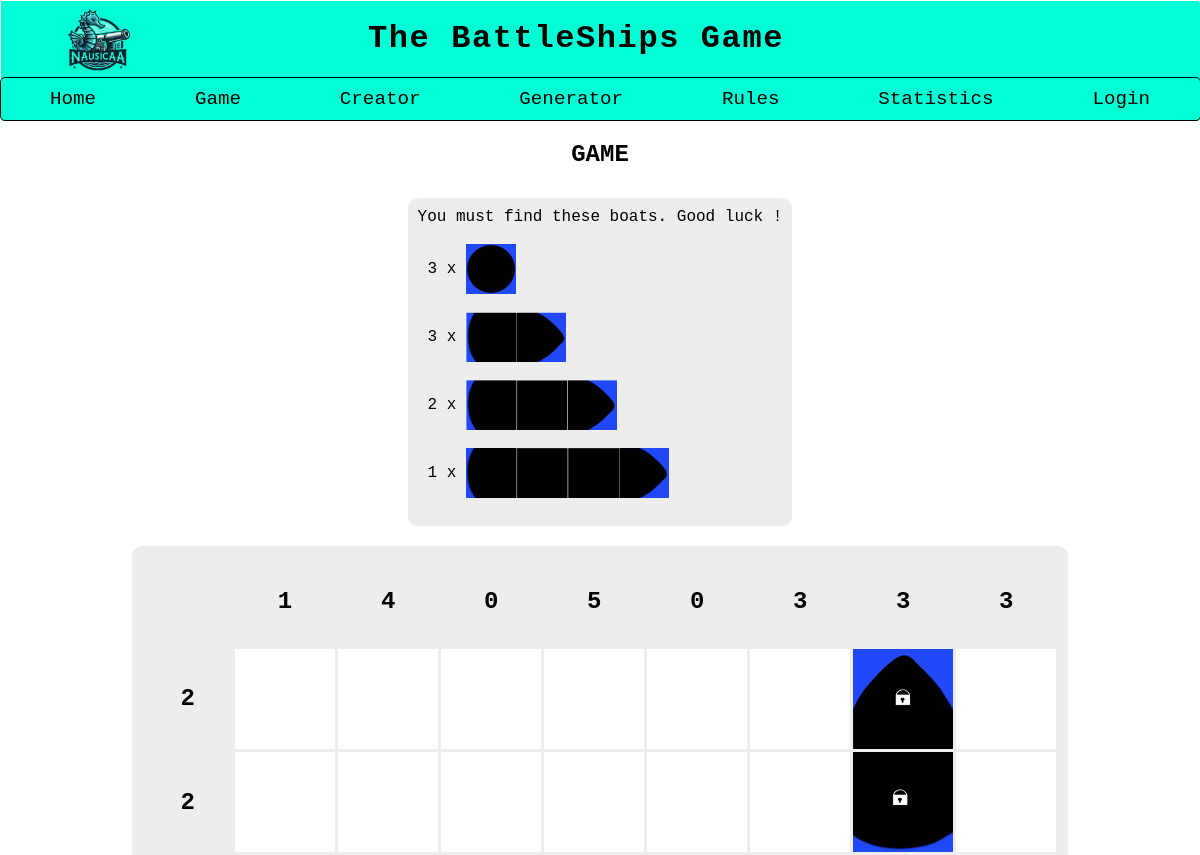
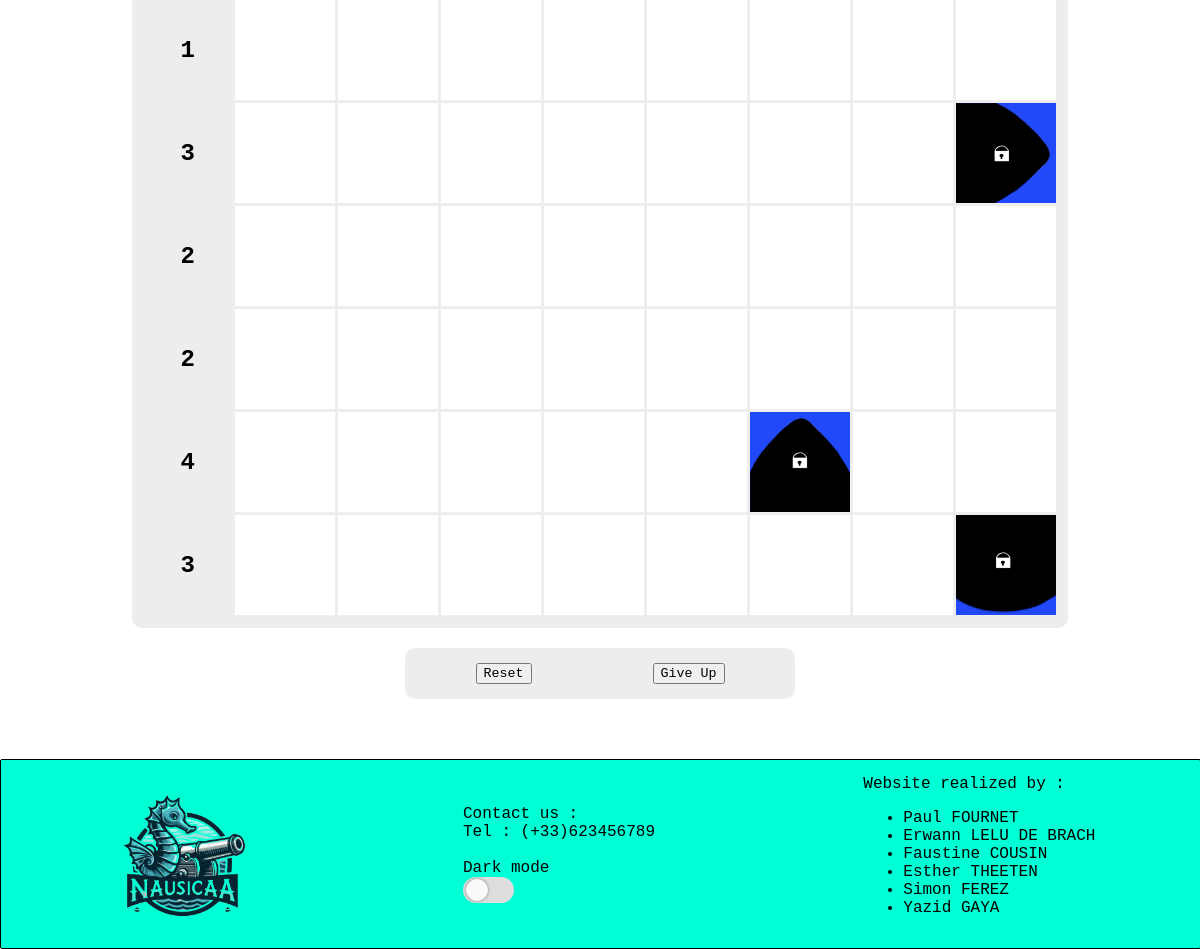
/page/game.php?dif=1, run on the app's committed database (2 pictures, top to bottom).
### tables this page shows
CREATE TABLE `maps` (
  `Id` int(11) NOT NULL,
  `Difficulty` int(11) NOT NULL,
  `Size` int(11) NOT NULL,
  `HorizontalValues` char(255) NOT NULL,
  `VerticalValues` char(255) NOT NULL,
  `Field` text NOT NULL,
  `Author` char(255) NOT NULL,
  `BestTime` int(11) NOT NULL,
  `BestTimeAuthor` char(255) NOT NULL,
  `PlayedTime` int(11) NOT NULL DEFAULT '0',
  `NBoat1` int(11) NOT NULL,
  `NBoat2` int(11) NOT NULL,
  `NBoat3` int(11) NOT NULL,
  `NBoat4` int(11) NOT NULL,
  `NBoat5` int(11) NOT NULL
);

### page/game.php (the view, shortened to what this page needs)
<!DOCTYPE html>
<html lang="en">
<head>
    <link rel="stylesheet" href="../style/style.css">
</head>
<?php
    require("../pageparts/nav.php");
?>
<body>
    <h2>GAME</h2>
    <?php
        if((empty($_GET["dif"]) && empty($_SESSION["mapId"])) || (!empty($_SESSION["mapId"]) && empty($_GET["time"]) ))
            echo"<div class='contentpage'>
                    <form method='post' action='gameform.php'>
                        <legend>Do you want your game to be timed ?</legend>
                        <input type='radio' name='chronochoice' value='yes' checked>Yes</input>
                        <input type='radio' name='chronochoice' value='no'>No</input>
                        <br><br>
                        <legend>Choose your level of difficulty</legend>
                        <input type='radio' name='difficulty' value='easy' checked>Easy</input>
                        <input type='radio' name='difficulty' value='medium'>Medium</input>
                        <input type='radio' name='difficulty' value='hard'>Hard</input>
                        <br><br>
                        <input type='submit' name='submit' value='Submit'></input>
                    </form>
                    <br>
                    <a href='create.php'>Create new level</a>
                </div>";
        else{
            if(!empty($_SESSION["mapId"]) && isset($_GET["time"])){
                echo"<h1>Congratulations, you have successfully completed this level !</h1>";
                $time = $_GET["time"];
                if($time > 0){
                    $hour = intdiv($time, 3600);
                    $time = $time % 3600;
                    $minutes = intdiv($time, 60);
                    $time = $time % 60;
                    if($_SESSION['chrono']==='yes'){
                        echo "<h2>your time was $hour h, $minutes m, $time s</h2>";
                    }
                    $reqPrep="SELECT TotalTimePlayed, NumberOfGamesWon FROM statistics";
                    $req = $conn->prepare($reqPrep);
                    $req->execute();
                    $resultat = $req->fetchAll(PDO::FETCH_ASSOC);
                    foreach ($resultat as $ligne){
                        foreach ($ligne as $element => $valeur){
                            if($element == "TotalTimePlayed"){
                                $totalTime = $time;
                            }
                            if($element == "NumberOfGamesWon"){
                                $GamesWon = $valeur + 1;
                            }
                        }
                    }
                    $reqPrep="UPDATE statistics SET TotalTimePlayed = :time, NumberOfGamesWon = :won";
                        $req = $conn->prepare($reqPrep);
                        $req->execute(array(
                            ':time' => $totalTime,
                            ':NumberOfGamesWon' => $GamesWon
                        ));
                    if(isset($_SESSION["authentified"])){
                        $reqPrep="SELECT BestTime, PlayedTimes FROM mapsplayed WHERE PlayerId = ? AND MapId = ?";
                        $req = $conn->prepare($reqPrep);
                        $req->execute(array($_SESSION["id"], $_SESSION["mapId"]));
                        if($req->rowCount()> 0){
                            $resultat = $req->fetchAll(PDO::FETCH_ASSOC);
                            foreach ($resultat as $ligne){
                                foreach ($ligne as $element => $valeur){
                                    if($element == "BestTime"){
                                        if($valeur < $time)
                                            $time = $valeur;
                                    }
                                    if($element == "PlayedTimes"){
                                        $PlayedTimes = $valeur + 1;
                                    }
                                }
                            }
                            $reqPrep="UPDATE mapsplayed SET BestTime = :besttime, PlayedTimes = :playedtimes WHERE MapId = :mapid AND PlayerId = :playerid";
                            $req = $conn->prepare($reqPrep);
                            $req->execute(array(
                                ':besttime' => $time,
                                ':playedtimes' => $PlayedTimes,
                                ':mapid' => $_SESSION["mapId"],
                                ':playerid' => $_SESSION["id"]
                            ));
                            $reqPrep="SELECT GamesWon FROM users WHERE Id = ?";
                            $req = $conn->prepare($reqPrep);
                            $req->execute(array($_SESSION["id"]));
                            $resultat = $req->fetchAll(PDO::FETCH_ASSOC);
                            foreach ($resultat as $ligne){
                                foreach ($ligne as $element => $valeur){
                                    if($element == "GamesWon"){
                                            $gwon = $valeur;
                                    }
                                }
                            }
                            $reqPrep="UPDATE users SET GamesWon = :won WHERE Id = :ID";
                            $req = $conn->prepare($reqPrep);
                            $req->execute(array(
                                ':won' => $gwon + 1,
                                ':ID' => $_SESSION["id"]
                            ));
                        }
                        else{
                            $reqPrep="INSERT INTO `mapsplayed`(`MapId`, `PlayerId`, `BestTime`, `PlayedTimes`) VALUES (:mapid, :playerid, :besttime, :playedtimes)";
                            $req = $conn->prepare($reqPrep);
                            $req->execute(array(
                                ':mapid' => $_SESSION["mapId"],
                                ':playerid' => $_SESSION["id"],
                                ':besttime' => $time,
                                ':playedtimes' => 1
                            ));
                        }
                    }
                }
                $_SESSION["mapId"] = 0;
                echo"<a href='game.php'>New Game</a>";
            }
            else{
                $diff = $_GET["dif"];
                $reqPrep="SELECT Id, size, HorizontalValues, VerticalValues, Field, NBoat1, NBoat2, NBoat3, NBoat4, NBoat5 FROM maps WHERE difficulty = :diff";
                $req = $conn->prepare($reqPrep);
                $req->execute(array(':diff' => $diff));
                $resultat = $req->fetchAll(PDO::FETCH_ASSOC);
                $nb = count($resultat) - 1;
                $choosen = rand(0, $nb);
                $i = 0;
                foreach ($resultat as $ligne){
                    if($i == $choosen){
                        foreach ($ligne as $element => $valeur){
                            if($element == "size")
                                $size = $valeur;
                            if($element == "HorizontalValues")
                                $horizontalValues = $valeur;
                            if($element == "VerticalValues")
                                $verticalValues = $valeur;
                            if($element == "NBoat1")
                                $NBoat1 = $valeur;
                            if($element == "NBoat2")
                                $NBoat2 = $valeur;
                            if($element == "NBoat3")
                                $NBoat3 = $valeur;
                            if($element == "NBoat4")
                                $NBoat4 = $valeur;
                            }
                        }
                        $i++;
                    }
    ?>
    <?php
        echo "<div class='contentpage'>";
        echo "You must find these boats. Good luck !<br><br>";
        if($NBoat1>0){
            echo "<div class='divimages'><p class='pimage'>$NBoat1 x</p> <img class='imgcontent' src='images/smallBoat.png'><br></div><br>";
        }
        if($NBoat2>0){
            echo "<div class='divimages'><p class='pimage'>$NBoat2 x</p><img class='imgcontent' src='images/boat2.png'><br></div><br>";
        }
        if($NBoat3>0){
            echo "<div class='divimages'><p class='pimage'>$NBoat3 x</p><img class='imgcontent' src='images/boat3.png'><br></div><br>";
        }
        if($NBoat4>0){
            echo "<div class='divimages'><p class='pimage'>$NBoat4 x</p><img class='imgcontent' src='images/boat4.png'><br></div><br>";
        }
        echo "</div>";
    ?>
    <div class="contentpage">
        <table>
            <?php
            echo"<tr><th>   </th>";
            for($i = 0; $i < $size; $i++){
                echo"<th class='headerTh ".($i+1)."/0'><h2>".$verticalValues[2 * $i]."</h2></th>";
            }
            echo"</tr>";
            for($i = 0; $i < $size; $i++){
                echo"<tr><th class='headerTh 0/".($i+1)."'><h2>".$horizontalValues[2 * $i]."</h2></th>";
                for($j = 0; $j < $size; $j++){
                    echo"<td><button class='button' id='".($size*$i + $j)."' onclick=changeImage(".($size*$i + $j).")></button></td>";
                }
                echo"</tr>";
            }
            ?>
        </table>
    </div>
    <div id="controlbuttons">
        <button id="clearbutton" onclick=resetgrid()>
            Reset
        </button>
        <button id="GiveUpButton" onclick=GiveUp()>
            Give Up
        </button>
    </div>
    <?php
            }
        }
    ?>
</body>
<?php
    require("../pageparts/footer.php");
?>
</html>

### pageparts/nav.php (shortened to what this page needs)
<head>
    <link rel="stylesheet" href="../style/style.css">
</head>
<body>
    <div class="headerall">
        <table class="logo">
            <th id="logo"><a href="../page/index.php"><img src="images/Logo.png" alt="Logo.png"></a>
            <th id="titreheader"><h1>The BattleShips Game</h1></th>
        </table>
        <nav>
            <a href="index.php" class="navbutton">Home</a>
            <a href="game.php" class="navbutton">Game</a>
            <a href="create.php" class="navbutton">Creator</a>
            <a href="generate.php" class="navbutton">Generator</a>
            <a href="rules.php" class="navbutton">Rules</a>
            <a href="statistics.php" class="navbutton">Statistics</a>
            <?php
                if(!isset($_SESSION['authentified'])) {
                    echo "<a href='login.php' class='navbutton'>Login</a>";
                } else {
                    echo "<a href='logout.php' class='navbutton'>Logout</a>";
                }
            ?>
        </nav>
    </div>
</body>

### pageparts/footer.php
<footer>
    <div class="divfooter"><img src="images/Logo.png" alt="Logo.png" id="logofooter"></div>
    <div class="divfooter">
        Contact us :<br>
        Tel : (+33)623456789<br><br>
        Dark mode
        <div id="themeswitch">
            <div id="cercle"></div>
        </div>
    </div>
    <div  class="divfooter">Website realized by :
    <ul>
        <li>Paul FOURNET</li>
        <li>Erwann LELU DE BRACH</li>
        <li>Faustine COUSIN</li>
        <li>Esther THEETEN</li>
        <li>Simon FEREZ</li>
        <li>Yazid GAYA</li>
    </ul>
    </div>
</footer>

### style/style.css (style rules this page uses)
* { font-family:'Courier New', Courier; }
html { transition: 0.5s ease-in-out; }
body { display : grid; justify-items: center; margin:0.5px; }
#logo { width: 20%; }
.logo { width: 80%; align-self: flex-start; text-align : center; border-collapse: collapse; }
.logo img { width: 40%; }
.logo table, .logo th, .logo td { border: hidden; background-color: rgb(0, 255, 213); }
.logo th, .logo td { padding: 0px 0px; background-color:none; }
.logo th { color: #000000; text-transform: none; letter-spacing: 0.1em; }
nav { width : 50%; display : flex; justify-content: space-around; border:1px solid black; width:100%; border-radius:5px; }
.navbutton { color : black; padding:10px; text-decoration: none; font-size: 120%; transition:0.2s; }
.headerall { display: flex; flex-wrap: nowrap; flex-direction: column; align-items: center; justify-content: center; background-color: rgb(0, 255, 213); width:100%; border-radius: 3px; z-index: 10; }
.contentpage { max-width: 80vw; height: fit-content; background-color: rgb(237, 237, 237); padding:10px; gap:10px; border-radius: 10px; margin:10px; }
tr { line-height: 0px; }
body { overflow:scroll; }
.button { width: 101px; height: 101px; border: none; padding: 0px; }
#controlbuttons { display: flex; justify-content: space-around; gap:10px; padding:15px; width:30vw; flex-wrap: wrap; background-color:rgb(237, 237, 237); margin:10px; border-radius: 10px;; }
footer { display: flex; justify-content: space-around; align-items: center; width:100%; height:fit-content; background-color: rgb(0, 255, 213); border: 1px solid rgb(0, 0, 0); margin-top: 50px; border-radius: 2px; bottom:0px; }
.divfooter { display: flex; justify-items: center; padding:10px; margin:5px; flex-direction: column; }
#logofooter { max-width:150px; }
#themeswitch { display: flex; align-items: center; align-content: center; justify-content: left; width: 45px; height: 20px; border: solid 3px rgb(222, 222, 222); border-radius: 50px; padding:0px; background-color: rgb(222, 222, 222); transition: 0.2s ease-in-out; z-index: 20; }
html h1 { transition: 0.2s ease-in-out; }
#cercle { width:20px; height:20px; border: solid 1px rgb(255, 255, 255); border-radius: 50%; background-color: rgb(250, 250, 250); position: relative; box-shadow: 0px 0px 3px grey; transition:0.2s ease-in-out; }
.contentpage table { border-style: none; border-collapse: collapse; border-spacing: 0px; border-radius: 10%; }
.contentpage th, .contentpage td, .contentpage tr { width: 50px; height: 50px; }
th { padding:20px; }
.headerTh { border:1px solid rgba(255, 255, 255, 0); transition: 0.1s; }
.imgcontent { height:50px; }
.divimages { display: flex; align-items: center; }
.pimage { margin:10px; }

### data on the page
maps: NBoat1 "3", NBoat2 "3", NBoat3 "2", NBoat4 "1", VerticalValues "1", VerticalValues "4", VerticalValues "0", VerticalValues "5", VerticalValues "3", HorizontalValues "2", HorizontalValues "1", HorizontalValues "3", HorizontalValues "4"
